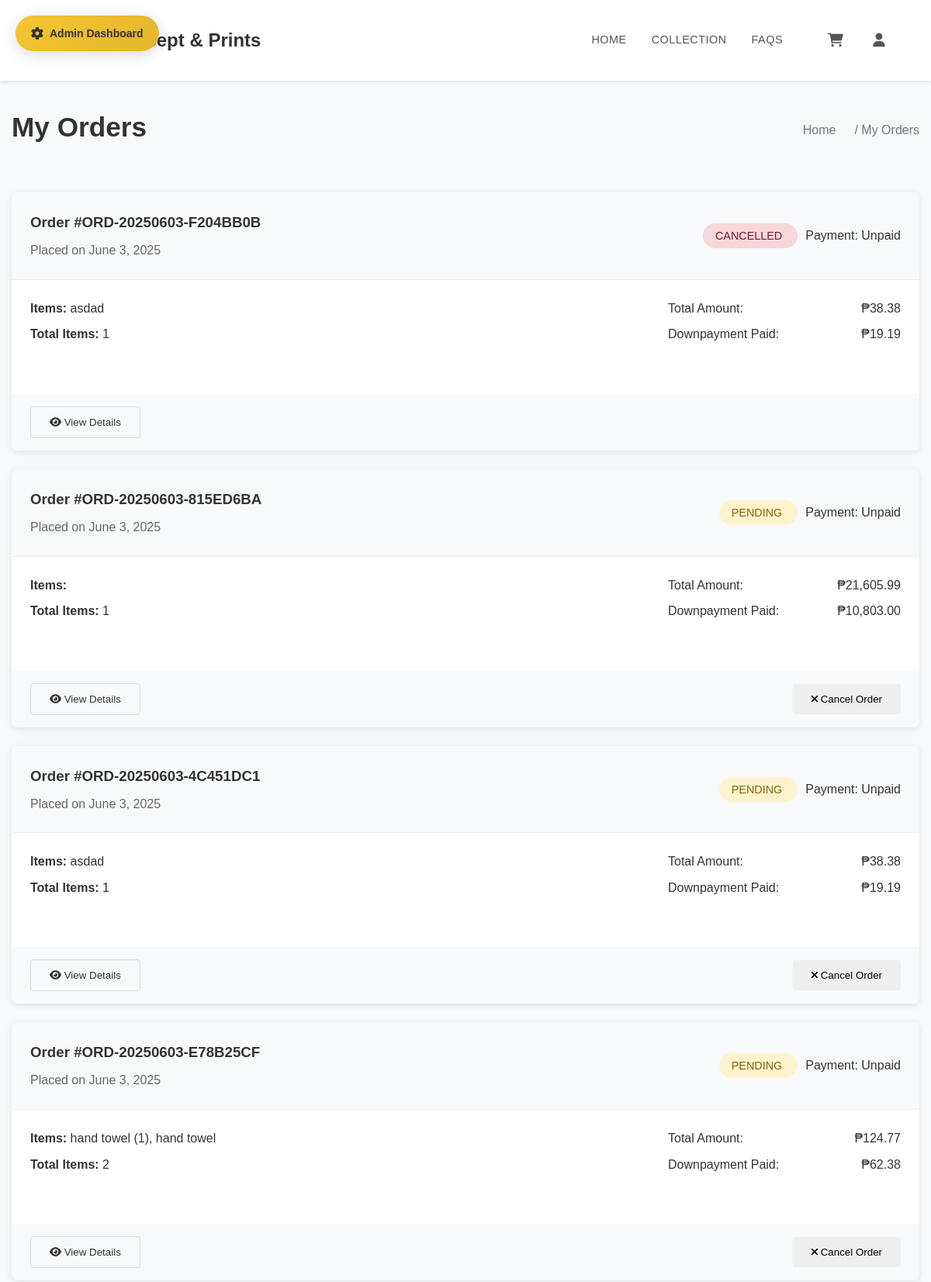
Before: /pages/orders.php (signed in, upper part) with the older database file.
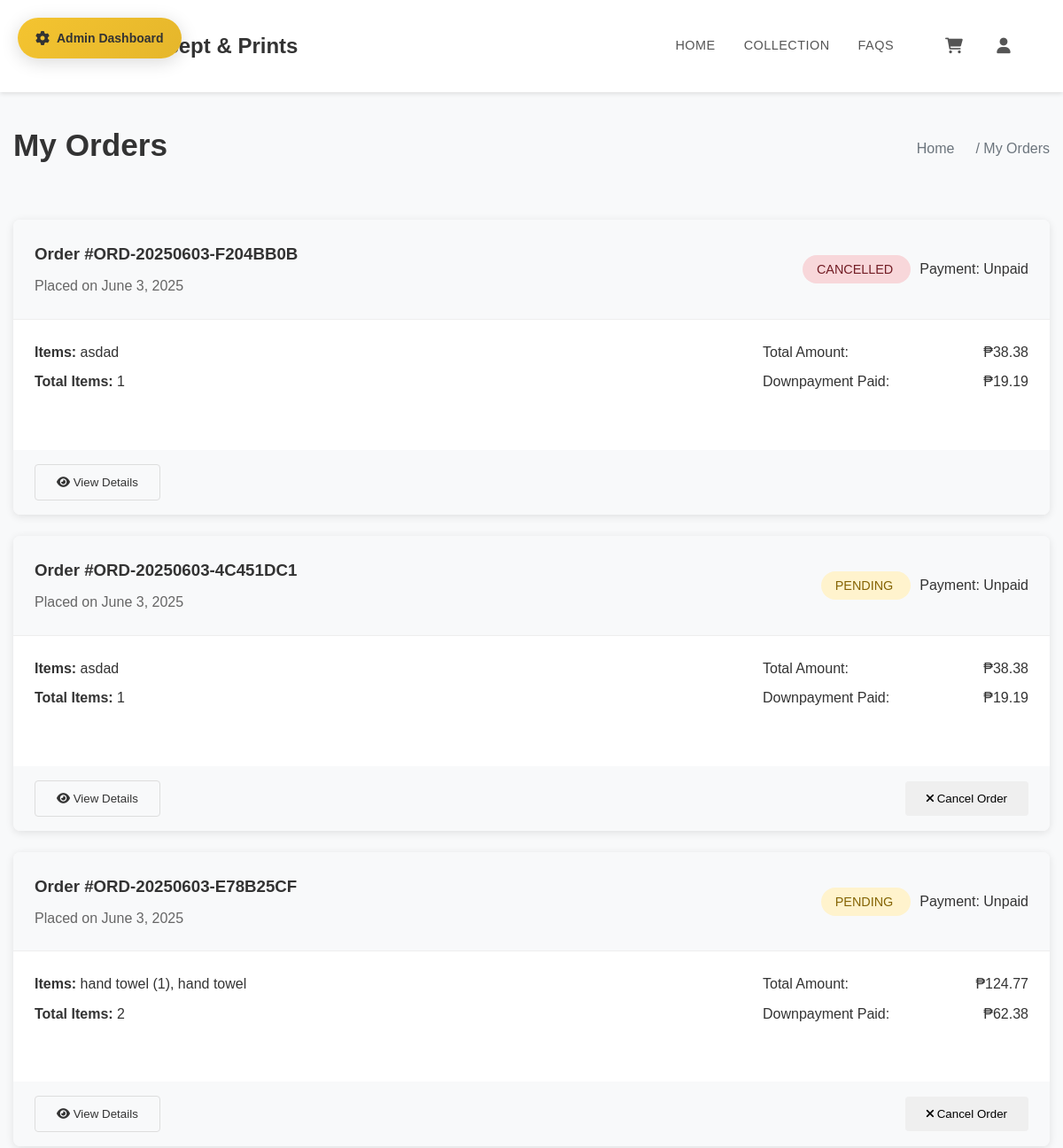
After: the same page with the newer database file.
### tables this page shows
CREATE TABLE `orders` (
  `id` int(11) NOT NULL,
  `user_id` int(11) DEFAULT NULL,
  `order_number` varchar(50) NOT NULL,
  `status` enum('pending','processing','delivered','cancelled') DEFAULT 'pending',
  `subtotal` decimal(10,2) NOT NULL,
  `shipping_cost` decimal(10,2) DEFAULT 0.00,
  `total_amount` decimal(10,2) NOT NULL,
  `created_at` timestamp NOT NULL DEFAULT current_timestamp() ON UPDATE current_timestamp(),
  `downpayment_amount` decimal(10,2) DEFAULT 0.00,
  `payment_proof_file` varchar(255) DEFAULT NULL,
  `reference_number` varchar(100) DEFAULT NULL,
  `bank_owner_name` varchar(255) DEFAULT NULL,
  `bank_name` varchar(100) DEFAULT NULL,
  `billing_address` varchar(255) NOT NULL,
  `shipping_address` varchar(255) NOT NULL,
  `payment_status` varchar(20) NOT NULL DEFAULT 'unpaid',
  `customization_notes` text DEFAULT NULL,
  `custom_image` varchar(255) DEFAULT NULL,
  `phone` int(20) NOT NULL
);

### includes/functions.php (called while the page is built, shortened)
<?php
function formatPrice($price) {
    return '₱' . number_format($price, 2);
}
?>

### pages/orders.php (the view, shortened to what this page needs)
<?php
require_once '../includes/functions.php';
require_once '../config/database.php';
include '../includes/header.php';
$stmt = $pdo->prepare("
    SELECT o.*,
           o.payment_status,
           COUNT(oi.id) as item_count,
           GROUP_CONCAT(p.name SEPARATOR ', ') as product_names
    FROM orders o
    LEFT JOIN order_items oi ON o.id = oi.order_id
    LEFT JOIN products p ON oi.product_id = p.id
    WHERE o.user_id = ?
    GROUP BY o.id
    ORDER BY o.created_at DESC
");
$stmt->execute([$_SESSION['user_id']]);
$orders = $stmt->fetchAll();
?>
<main class="orders-page">
    <div class="container">
        <div class="page-header">
            <h1>My Orders</h1>
            <nav class="breadcrumb">
                <a href="/isabelle-prints/">Home</a> / My Orders
            </nav>
        </div>
        <?php if (empty($orders)): ?>
            <div class="empty-orders">
                <div class="empty-state">
                    <i class="fas fa-shopping-bag"></i>
                    <h3>No Orders Yet</h3>
                    <p>You haven't placed any orders yet. Start shopping to see your orders here!</p>
                    <a href="/isabelle-prints/pages/products.php" class="btn btn-primary">Start Shopping</a>
                </div>
            </div>
        <?php else: ?>
            <div class="orders-list">
                <?php foreach ($orders as $order): ?>
                    <div class="order-card">
                        <div class="order-header">
                            <div class="order-info">
                                <h3>Order #<?php echo htmlspecialchars($order['order_number']); ?></h3>
                                <p class="order-date">Placed on <?php echo date('F j, Y', strtotime($order['created_at'])); ?></p>
                            </div>
                            <div class="order-status">
                                <span class="status-badge status-<?php echo htmlspecialchars($order['status']); ?>">
                                    <?php echo ucfirst(htmlspecialchars($order['status'])); ?>
                                </span>
                                <span class="payment-badge payment-<?php echo htmlspecialchars($order['payment_status']); ?>" style="margin-left:10px;">
                                    <?php echo 'Payment: ' . ucfirst(htmlspecialchars($order['payment_status'])); ?>
                                </span>
                            </div>
                        </div>
                        <div class="order-details">
                            <div class="order-items">
                                <p><strong>Items:</strong> <?php echo htmlspecialchars($order['product_names']); ?></p>
                                <p><strong>Total Items:</strong> <?php echo (int)$order['item_count']; ?></p>
                            </div>
                            <div class="order-amounts">
                                <div class="amount-row">
                                    <span>Total Amount:</span>
                                    <span><?php echo formatPrice($order['total_amount']); ?></span>
                                </div>
                                <div class="amount-row">
                                    <span>Downpayment Paid:</span>
                                    <span><?php echo formatPrice($order['downpayment_amount']); ?></span>
                                </div>
                            </div>
                        </div>
                        <div class="order-actions">
                            <button class="btn btn-secondary" onclick="viewOrderDetails('<?php echo htmlspecialchars($order['order_number']); ?>')">
                                <i class="fas fa-eye"></i> View Details
                            </button>
                            <?php if (in_array($order['status'], ['pending', 'processing'])): ?>
                                <form method="post" style="display:inline;">
                                    <button type="submit" class="btn btn-danger" onclick="return confirm('Cancel this order?');">
                                        <i class="fas fa-times"></i> Cancel Order
                                    </button>
                                </form>
                            <?php endif; ?>
                        </div>
                    </div>
                <?php endforeach; ?>
            </div>
        <?php endif; ?>
    </div>
</main>
<?php include '../includes/footer.php'; ?>

Changed rows visible on the page:
removed orders: order_number "ORD-20250603-815ED6BA", created_at "June 3, 2025", status "PENDING", payment_status "Unpaid", item_count "1", total_amount "₱21,605.99", downpayment_amount "₱10,803.00"
